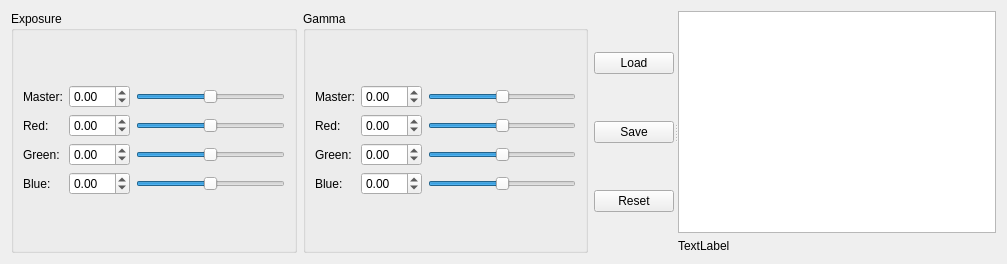
<?xml version="1.0" encoding="UTF-8"?>
<ui version="4.0">
 <class>Form</class>
 <widget class="QWidget" name="Form">
  <property name="geometry">
   <rect>
    <x>0</x>
    <y>0</y>
    <width>1007</width>
    <height>264</height>
   </rect>
  </property>
  <property name="windowTitle">
   <string>Form</string>
  </property>
  <layout class="QVBoxLayout" name="verticalLayout_5">
   <item>
    <widget class="QSplitter" name="splitter">
     <property name="orientation">
      <enum>Qt::Horizontal</enum>
     </property>
     <widget class="QWidget" name="">
      <layout class="QHBoxLayout" name="horizontalLayout">
       <item>
        <widget class="QGroupBox" name="gainGroupBox">
         <property name="title">
          <string>Exposure</string>
         </property>
         <property name="flat">
          <bool>false</bool>
         </property>
         <layout class="QVBoxLayout" name="verticalLayout_2">
          <item>
           <layout class="QGridLayout" name="gridLayout">
            <item row="0" column="0">
             <widget class="QLabel" name="label_9">
              <property name="text">
               <string>Master:</string>
              </property>
             </widget>
            </item>
            <item row="0" column="1">
             <widget class="QDoubleSpinBox" name="gainMasterDoubleSpinBox">
              <property name="decimals">
               <number>2</number>
              </property>
              <property name="minimum">
               <double>-99.000000000000000</double>
              </property>
              <property name="value">
               <double>0.000000000000000</double>
              </property>
             </widget>
            </item>
            <item row="0" column="2">
             <widget class="QSlider" name="gainMasterHorizontalSlider">
              <property name="minimum">
               <number>-16</number>
              </property>
              <property name="maximum">
               <number>16</number>
              </property>
              <property name="value">
               <number>0</number>
              </property>
              <property name="orientation">
               <enum>Qt::Horizontal</enum>
              </property>
             </widget>
            </item>
            <item row="1" column="0">
             <widget class="QLabel" name="label">
              <property name="text">
               <string>Red:</string>
              </property>
             </widget>
            </item>
            <item row="1" column="1">
             <widget class="QDoubleSpinBox" name="gainRedDoubleSpinBox">
              <property name="decimals">
               <number>2</number>
              </property>
              <property name="minimum">
               <double>-99.000000000000000</double>
              </property>
              <property name="value">
               <double>0.000000000000000</double>
              </property>
             </widget>
            </item>
            <item row="1" column="2">
             <widget class="QSlider" name="gainRedHorizontalSlider">
              <property name="minimum">
               <number>-16</number>
              </property>
              <property name="maximum">
               <number>16</number>
              </property>
              <property name="value">
               <number>0</number>
              </property>
              <property name="orientation">
               <enum>Qt::Horizontal</enum>
              </property>
             </widget>
            </item>
            <item row="2" column="0">
             <widget class="QLabel" name="label_3">
              <property name="text">
               <string>Green:</string>
              </property>
             </widget>
            </item>
            <item row="2" column="1">
             <widget class="QDoubleSpinBox" name="gainGreenDoubleSpinBox">
              <property name="decimals">
               <number>2</number>
              </property>
              <property name="minimum">
               <double>-99.000000000000000</double>
              </property>
              <property name="value">
               <double>0.000000000000000</double>
              </property>
             </widget>
            </item>
            <item row="2" column="2">
             <widget class="QSlider" name="gainGreenHorizontalSlider">
              <property name="minimum">
               <number>-16</number>
              </property>
              <property name="maximum">
               <number>16</number>
              </property>
              <property name="value">
               <number>0</number>
              </property>
              <property name="orientation">
               <enum>Qt::Horizontal</enum>
              </property>
             </widget>
            </item>
            <item row="3" column="0">
             <widget class="QLabel" name="label_4">
              <property name="text">
               <string>Blue:</string>
              </property>
             </widget>
            </item>
            <item row="3" column="1">
             <widget class="QDoubleSpinBox" name="gainBlueDoubleSpinBox">
              <property name="decimals">
               <number>2</number>
              </property>
              <property name="minimum">
               <double>-99.000000000000000</double>
              </property>
              <property name="value">
               <double>0.000000000000000</double>
              </property>
             </widget>
            </item>
            <item row="3" column="2">
             <widget class="QSlider" name="gainBlueHorizontalSlider">
              <property name="minimum">
               <number>-16</number>
              </property>
              <property name="maximum">
               <number>16</number>
              </property>
              <property name="value">
               <number>0</number>
              </property>
              <property name="orientation">
               <enum>Qt::Horizontal</enum>
              </property>
             </widget>
            </item>
           </layout>
          </item>
         </layout>
        </widget>
       </item>
       <item>
        <widget class="QGroupBox" name="gammaGroupBox">
         <property name="title">
          <string>Gamma</string>
         </property>
         <property name="flat">
          <bool>false</bool>
         </property>
         <layout class="QVBoxLayout" name="verticalLayout_3">
          <item>
           <layout class="QGridLayout" name="gridLayout_2">
            <item row="0" column="0">
             <widget class="QLabel" name="label_10">
              <property name="text">
               <string>Master:</string>
              </property>
             </widget>
            </item>
            <item row="0" column="1">
             <widget class="QDoubleSpinBox" name="gainRedDoubleSpinBox_4">
              <property name="decimals">
               <number>2</number>
              </property>
              <property name="minimum">
               <double>-99.000000000000000</double>
              </property>
              <property name="value">
               <double>0.000000000000000</double>
              </property>
             </widget>
            </item>
            <item row="0" column="2">
             <widget class="QSlider" name="gainRedHorizontalSlider_4">
              <property name="minimum">
               <number>-16</number>
              </property>
              <property name="maximum">
               <number>16</number>
              </property>
              <property name="value">
               <number>0</number>
              </property>
              <property name="orientation">
               <enum>Qt::Horizontal</enum>
              </property>
             </widget>
            </item>
            <item row="1" column="0">
             <widget class="QLabel" name="label_5">
              <property name="text">
               <string>Red:</string>
              </property>
             </widget>
            </item>
            <item row="1" column="1">
             <widget class="QDoubleSpinBox" name="gainRedDoubleSpinBox_2">
              <property name="decimals">
               <number>2</number>
              </property>
              <property name="minimum">
               <double>-99.000000000000000</double>
              </property>
              <property name="value">
               <double>0.000000000000000</double>
              </property>
             </widget>
            </item>
            <item row="1" column="2">
             <widget class="QSlider" name="gainRedHorizontalSlider_2">
              <property name="minimum">
               <number>-16</number>
              </property>
              <property name="maximum">
               <number>16</number>
              </property>
              <property name="value">
               <number>0</number>
              </property>
              <property name="orientation">
               <enum>Qt::Horizontal</enum>
              </property>
             </widget>
            </item>
            <item row="2" column="0">
             <widget class="QLabel" name="label_6">
              <property name="text">
               <string>Green:</string>
              </property>
             </widget>
            </item>
            <item row="2" column="1">
             <widget class="QDoubleSpinBox" name="gainGreenDoubleSpinBox_2">
              <property name="decimals">
               <number>2</number>
              </property>
              <property name="minimum">
               <double>-99.000000000000000</double>
              </property>
              <property name="value">
               <double>0.000000000000000</double>
              </property>
             </widget>
            </item>
            <item row="2" column="2">
             <widget class="QSlider" name="gainGreenHorizontalSlider_2">
              <property name="minimum">
               <number>-16</number>
              </property>
              <property name="maximum">
               <number>16</number>
              </property>
              <property name="value">
               <number>0</number>
              </property>
              <property name="orientation">
               <enum>Qt::Horizontal</enum>
              </property>
             </widget>
            </item>
            <item row="3" column="0">
             <widget class="QLabel" name="label_7">
              <property name="text">
               <string>Blue:</string>
              </property>
             </widget>
            </item>
            <item row="3" column="1">
             <widget class="QDoubleSpinBox" name="gainBlueDoubleSpinBox_2">
              <property name="decimals">
               <number>2</number>
              </property>
              <property name="minimum">
               <double>-99.000000000000000</double>
              </property>
              <property name="value">
               <double>0.000000000000000</double>
              </property>
             </widget>
            </item>
            <item row="3" column="2">
             <widget class="QSlider" name="gainBlueHorizontalSlider_2">
              <property name="minimum">
               <number>-16</number>
              </property>
              <property name="maximum">
               <number>16</number>
              </property>
              <property name="value">
               <number>0</number>
              </property>
              <property name="orientation">
               <enum>Qt::Horizontal</enum>
              </property>
             </widget>
            </item>
           </layout>
          </item>
         </layout>
        </widget>
       </item>
       <item>
        <layout class="QVBoxLayout" name="verticalLayout">
         <item>
          <widget class="QPushButton" name="pushButton_3">
           <property name="text">
            <string>Load</string>
           </property>
          </widget>
         </item>
         <item>
          <widget class="QPushButton" name="pushButton">
           <property name="text">
            <string>Save</string>
           </property>
          </widget>
         </item>
         <item>
          <widget class="QPushButton" name="pushButton_2">
           <property name="text">
            <string>Reset</string>
           </property>
          </widget>
         </item>
        </layout>
       </item>
      </layout>
     </widget>
     <widget class="QWidget" name="">
      <layout class="QVBoxLayout" name="verticalLayout_4">
       <item>
        <widget class="QTreeView" name="treeView"/>
       </item>
       <item>
        <widget class="QLabel" name="label_8">
         <property name="text">
          <string>TextLabel</string>
         </property>
        </widget>
       </item>
      </layout>
     </widget>
    </widget>
   </item>
  </layout>
 </widget>
 <resources/>
 <connections/>
</ui>
